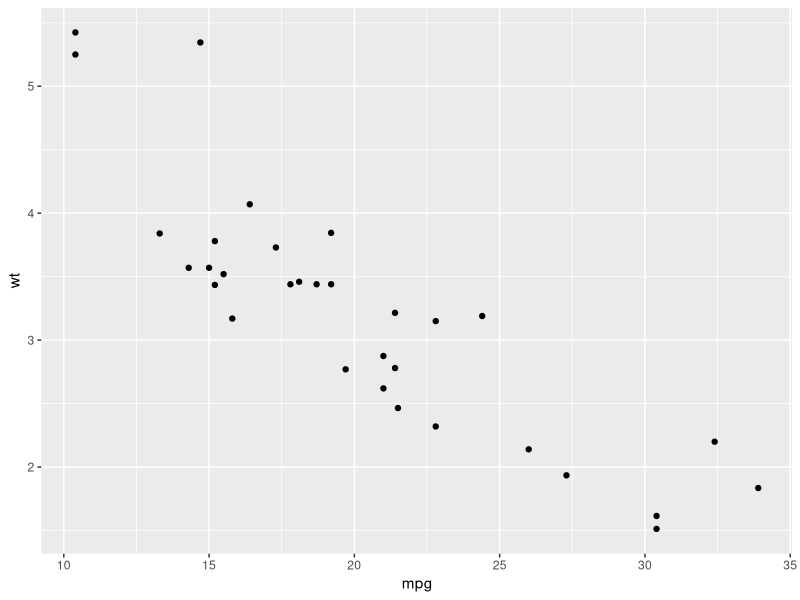
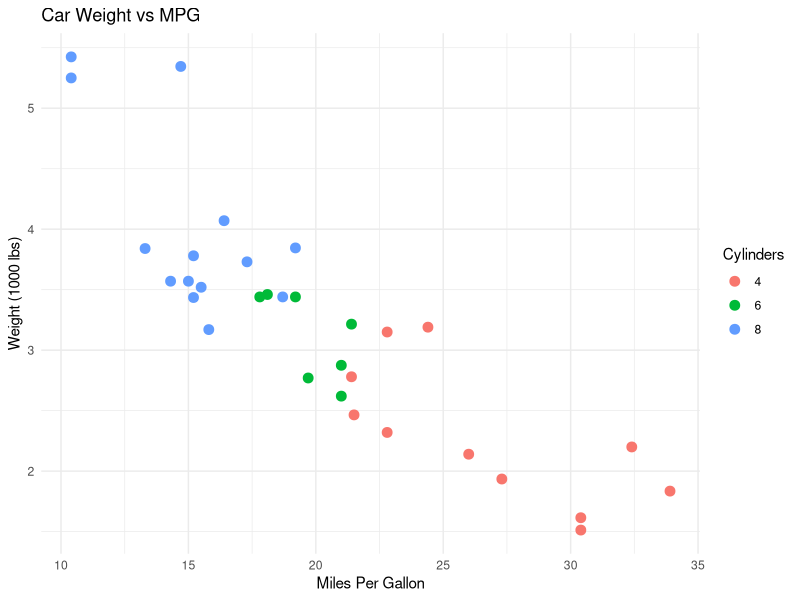

Write the R code that produced these figures, in order.
## ---- chunk 1
knitr::opts_chunk$set(echo = TRUE)
## ---- chunk 2
# This is a code chunk
x <- 1:10
mean(x)
## ---- chunk 3
# This chunk will:
# - Show the code (echo=TRUE)
# - Hide messages (message=FALSE)
# - Hide warnings (warning=FALSE)
library(tidyverse)
ggplot(mtcars, aes(x = mpg, y = wt)) +
  geom_point()
## ---- chunk 4
# Load required packages
library(tidyverse)
## ---- chunk 5
# Clean the data
data <- mtcars %>%
  select(mpg, wt, cyl) %>%
  filter(mpg > 20)
## ---- chunk 6
ggplot(mtcars, aes(x = mpg, y = wt, color = factor(cyl))) +
  geom_point(size = 3) +
  labs(title = "Car Weight vs MPG",
       x = "Miles Per Gallon",
       y = "Weight (1000 lbs)",
       color = "Cylinders") +
  theme_minimal()
## ---- chunk 7
# Create a nice table
library(knitr)
head(mtcars) %>%
  kable()
